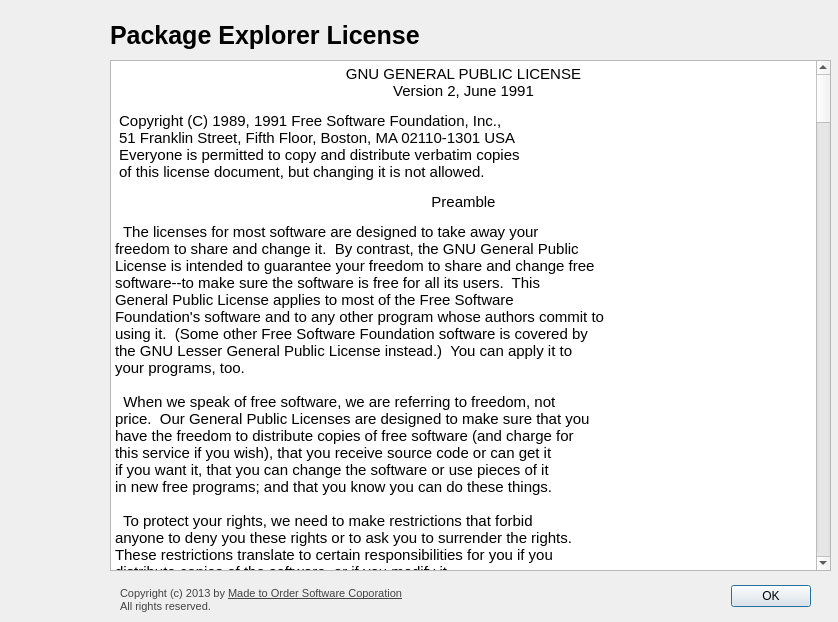
<?xml version="1.0" encoding="UTF-8"?>
<ui version="4.0">
 <class>LicenseBox</class>
 <widget class="QDialog" name="LicenseBox">
  <property name="geometry">
   <rect>
    <x>0</x>
    <y>0</y>
    <width>838</width>
    <height>622</height>
   </rect>
  </property>
  <property name="windowTitle">
   <string>Package Explorer License</string>
  </property>
  <property name="windowIcon">
   <iconset>
    <normaloff>icons/m2osw_logo.ico</normaloff>icons/m2osw_logo.ico</iconset>
  </property>
  <widget class="QDialogButtonBox" name="buttonBox">
   <property name="geometry">
    <rect>
     <x>710</x>
     <y>580</y>
     <width>101</width>
     <height>32</height>
    </rect>
   </property>
   <property name="orientation">
    <enum>Qt::Horizontal</enum>
   </property>
   <property name="standardButtons">
    <set>QDialogButtonBox::Ok</set>
   </property>
  </widget>
  <widget class="QTextBrowser" name="textBrowser">
   <property name="geometry">
    <rect>
     <x>110</x>
     <y>60</y>
     <width>721</width>
     <height>511</height>
    </rect>
   </property>
   <property name="html">
    <string>&lt;!DOCTYPE HTML PUBLIC &quot;-//W3C//DTD HTML 4.0//EN&quot; &quot;http://www.w3.org/TR/REC-html40/strict.dtd&quot;&gt;
&lt;html&gt;&lt;head&gt;&lt;meta name=&quot;qrichtext&quot; content=&quot;1&quot; /&gt;&lt;style type=&quot;text/css&quot;&gt;
p, li { white-space: pre-wrap; }
&lt;/style&gt;&lt;/head&gt;&lt;body style=&quot; font-family:'Ubuntu'; font-size:11pt; font-weight:400; font-style:normal;&quot;&gt;
&lt;p align=&quot;center&quot; style=&quot; margin-top:12px; margin-bottom:12px; margin-left:0px; margin-right:0px; -qt-block-indent:0; text-indent:0px;&quot;&gt;&lt;span style=&quot; font-family:'Courier New,courier';&quot;&gt;GNU GENERAL PUBLIC LICENSE&lt;br /&gt;Version 2, June 1991&lt;/span&gt;&lt;/p&gt;
&lt;p style=&quot; margin-top:12px; margin-bottom:12px; margin-left:0px; margin-right:0px; -qt-block-indent:0; text-indent:0px;&quot;&gt;&lt;span style=&quot; font-family:'Courier New,courier';&quot;&gt; Copyright (C) 1989, 1991 Free Software Foundation, Inc.,&lt;br /&gt; 51 Franklin Street, Fifth Floor, Boston, MA 02110-1301 USA&lt;br /&gt; Everyone is permitted to copy and distribute verbatim copies&lt;br /&gt; of this license document, but changing it is not allowed.&lt;/span&gt;&lt;/p&gt;
&lt;p align=&quot;center&quot; style=&quot; margin-top:12px; margin-bottom:12px; margin-left:0px; margin-right:0px; -qt-block-indent:0; text-indent:0px;&quot;&gt;&lt;span style=&quot; font-family:'Courier New,courier';&quot;&gt;Preamble&lt;/span&gt;&lt;/p&gt;
&lt;p style=&quot; margin-top:12px; margin-bottom:12px; margin-left:0px; margin-right:0px; -qt-block-indent:0; text-indent:0px;&quot;&gt;&lt;span style=&quot; font-family:'Courier New,courier';&quot;&gt;  The licenses for most software are designed to take away your&lt;br /&gt;freedom to share and change it.  By contrast, the GNU General Public&lt;br /&gt;License is intended to guarantee your freedom to share and change free&lt;br /&gt;software--to make sure the software is free for all its users.  This&lt;br /&gt;General Public License applies to most of the Free Software&lt;br /&gt;Foundation's software and to any other program whose authors commit to&lt;br /&gt;using it.  (Some other Free Software Foundation software is covered by&lt;br /&gt;the GNU Lesser General Public License instead.)  You can apply it to&lt;br /&gt;your programs, too.&lt;br /&gt;&lt;br /&gt;  When we speak of free software, we are referring to freedom, not&lt;br /&gt;price.  Our General Public Licenses are designed to make sure that you&lt;br /&gt;have the freedom to distribute copies of free software (and charge for&lt;br /&gt;this service if you wish), that you receive source code or can get it&lt;br /&gt;if you want it, that you can change the software or use pieces of it&lt;br /&gt;in new free programs; and that you know you can do these things.&lt;br /&gt;&lt;br /&gt;  To protect your rights, we need to make restrictions that forbid&lt;br /&gt;anyone to deny you these rights or to ask you to surrender the rights.&lt;br /&gt;These restrictions translate to certain responsibilities for you if you&lt;br /&gt;distribute copies of the software, or if you modify it.&lt;br /&gt;&lt;br /&gt;  For example, if you distribute copies of such a program, whether&lt;br /&gt;gratis or for a fee, you must give the recipients all the rights that&lt;br /&gt;you have.  You must make sure that they, too, receive or can get the&lt;br /&gt;source code.  And you must show them these terms so they know their&lt;br /&gt;rights.&lt;br /&gt;&lt;br /&gt;  We protect your rights with two steps: (1) copyright the software, and&lt;br /&gt;(2) offer you this license which gives you legal permission to copy,&lt;br /&gt;distribute and/or modify the software.&lt;br /&gt;&lt;br /&gt;  Also, for each author's protection and ours, we want to make certain&lt;br /&gt;that everyone understands that there is no warranty for this free&lt;br /&gt;software.  If the software is modified by someone else and passed on, we&lt;br /&gt;want its recipients to know that what they have is not the original, so&lt;br /&gt;that any problems introduced by others will not reflect on the original&lt;br /&gt;authors' reputations.&lt;br /&gt;&lt;br /&gt;  Finally, any free program is threatened constantly by software&lt;br /&gt;patents.  We wish to avoid the danger that redistributors of a free&lt;br /&gt;program will individually obtain patent licenses, in effect making the&lt;br /&gt;program proprietary.  To prevent this, we have made it clear that any&lt;br /&gt;patent must be licensed for everyone's free use or not licensed at all.&lt;br /&gt;&lt;br /&gt;  The precise terms and conditions for copying, distribution and&lt;br /&gt;modification follow.&lt;/span&gt;&lt;/p&gt;
&lt;p align=&quot;center&quot; style=&quot; margin-top:12px; margin-bottom:12px; margin-left:0px; margin-right:0px; -qt-block-indent:0; text-indent:0px;&quot;&gt;&lt;span style=&quot; font-family:'Courier New,courier';&quot;&gt;GNU GENERAL PUBLIC LICENSE&lt;br /&gt;TERMS AND CONDITIONS FOR COPYING, DISTRIBUTION AND MODIFICATION&lt;/span&gt;&lt;/p&gt;
&lt;p style=&quot; margin-top:12px; margin-bottom:12px; margin-left:0px; margin-right:0px; -qt-block-indent:0; text-indent:0px;&quot;&gt;&lt;span style=&quot; font-family:'Courier New,courier';&quot;&gt;  0. This License applies to any program or other work which contains&lt;br /&gt;a notice placed by the copyright holder saying it may be distributed&lt;br /&gt;under the terms of this General Public License.  The &amp;quot;Program&amp;quot;, below,&lt;br /&gt;refers to any such program or work, and a &amp;quot;work based on the Program&amp;quot;&lt;br /&gt;means either the Program or any derivative work under copyright law:&lt;br /&gt;that is to say, a work containing the Program or a portion of it,&lt;br /&gt;either verbatim or with modifications and/or translated into another&lt;br /&gt;language.  (Hereinafter, translation is included without limitation in&lt;br /&gt;the term &amp;quot;modification&amp;quot;.)  Each licensee is addressed as &amp;quot;you&amp;quot;.&lt;br /&gt;&lt;br /&gt;Activities other than copying, distribution and modification are not&lt;br /&gt;covered by this License; they are outside its scope.  The act of&lt;br /&gt;running the Program is not restricted, and the output from the Program&lt;br /&gt;is covered only if its contents constitute a work based on the&lt;br /&gt;Program (independent of having been made by running the Program).&lt;br /&gt;Whether that is true depends on what the Program does.&lt;br /&gt;&lt;br /&gt;  1. You may copy and distribute verbatim copies of the Program's&lt;br /&gt;source code as you receive it, in any medium, provided that you&lt;br /&gt;conspicuously and appropriately publish on each copy an appropriate&lt;br /&gt;copyright notice and disclaimer of warranty; keep intact all the&lt;br /&gt;notices that refer to this License and to the absence of any warranty;&lt;br /&gt;and give any other recipients of the Program a copy of this License&lt;br /&gt;along with the Program.&lt;br /&gt;&lt;br /&gt;You may charge a fee for the physical act of transferring a copy, and&lt;br /&gt;you may at your option offer warranty protection in exchange for a fee.&lt;br /&gt;&lt;br /&gt;  2. You may modify your copy or copies of the Program or any portion&lt;br /&gt;of it, thus forming a work based on the Program, and copy and&lt;br /&gt;distribute such modifications or work under the terms of Section 1&lt;br /&gt;above, provided that you also meet all of these conditions:&lt;br /&gt;&lt;br /&gt;    a) You must cause the modified files to carry prominent notices&lt;br /&gt;    stating that you changed the files and the date of any change.&lt;br /&gt;&lt;br /&gt;    b) You must cause any work that you distribute or publish, that in&lt;br /&gt;    whole or in part contains or is derived from the Program or any&lt;br /&gt;    part thereof, to be licensed as a whole at no charge to all third&lt;br /&gt;    parties under the terms of this License.&lt;br /&gt;&lt;br /&gt;    c) If the modified program normally reads commands interactively&lt;br /&gt;    when run, you must cause it, when started running for such&lt;br /&gt;    interactive use in the most ordinary way, to print or display an&lt;br /&gt;    announcement including an appropriate copyright notice and a&lt;br /&gt;    notice that there is no warranty (or else, saying that you provide&lt;br /&gt;    a warranty) and that users may redistribute the program under&lt;br /&gt;    these conditions, and telling the user how to view a copy of this&lt;br /&gt;    License.  (Exception: if the Program itself is interactive but&lt;br /&gt;    does not normally print such an announcement, your work based on&lt;br /&gt;    the Program is not required to print an announcement.)&lt;br /&gt;&lt;br /&gt;These requirements apply to the modified work as a whole.  If&lt;br /&gt;identifiable sections of that work are not derived from the Program,&lt;br /&gt;and can be reasonably considered independent and separate works in&lt;br /&gt;themselves, then this License, and its terms, do not apply to those&lt;br /&gt;sections when you distribute them as separate works.  But when you&lt;br /&gt;distribute the same sections as part of a whole which is a work based&lt;br /&gt;on the Program, the distribution of the whole must be on the terms of&lt;br /&gt;this License, whose permissions for other licensees extend to the&lt;br /&gt;entire whole, and thus to each and every part regardless of who wrote it.&lt;br /&gt;&lt;br /&gt;Thus, it is not the intent of this section to claim rights or contest&lt;br /&gt;your rights to work written entirely by you; rather, the intent is to&lt;br /&gt;exercise the right to control the distribution of derivative or&lt;br /&gt;collective works based on the Program.&lt;br /&gt;&lt;br /&gt;In addition, mere aggregation of another work not based on the Program&lt;br /&gt;with the Program (or with a work based on the Program) on a volume of&lt;br /&gt;a storage or distribution medium does not bring the other work under&lt;br /&gt;the scope of this License.&lt;br /&gt;&lt;br /&gt;  3. You may copy and distribute the Program (or a work based on it,&lt;br /&gt;under Section 2) in object code or executable form under the terms of&lt;br /&gt;Sections 1 and 2 above provided that you also do one of the following:&lt;br /&gt;&lt;br /&gt;    a) Accompany it with the complete corresponding machine-readable&lt;br /&gt;    source code, which must be distributed under the terms of Sections&lt;br /&gt;    1 and 2 above on a medium customarily used for software interchange; or,&lt;br /&gt;&lt;br /&gt;    b) Accompany it with a written offer, valid for at least three&lt;br /&gt;    years, to give any third party, for a charge no more than your&lt;br /&gt;    cost of physically performing source distribution, a complete&lt;br /&gt;    machine-readable copy of the corresponding source code, to be&lt;br /&gt;    distributed under the terms of Sections 1 and 2 above on a medium&lt;br /&gt;    customarily used for software interchange; or,&lt;br /&gt;&lt;br /&gt;    c) Accompany it with the information you received as to the offer&lt;br /&gt;    to distribute corresponding source code.  (This alternative is&lt;br /&gt;    allowed only for noncommercial distribution and only if you&lt;br /&gt;    received the program in object code or executable form with such&lt;br /&gt;    an offer, in accord with Subsection b above.)&lt;br /&gt;&lt;br /&gt;The source code for a work means the preferred form of the work for&lt;br /&gt;making modifications to it.  For an executable work, complete source&lt;br /&gt;code means all the source code for all modules it contains, plus any&lt;br /&gt;associated interface definition files, plus the scripts used to&lt;br /&gt;control compilation and installation of the executable.  However, as a&lt;br /&gt;special exception, the source code distributed need not include&lt;br /&gt;anything that is normally distributed (in either source or binary&lt;br /&gt;form) with the major components (compiler, kernel, and so on) of the&lt;br /&gt;operating system on which the executable runs, unless that component&lt;br /&gt;itself accompanies the executable.&lt;br /&gt;&lt;br /&gt;If distribution of executable or object code is made by offering&lt;br /&gt;access to copy from a designated place, then offering equivalent&lt;br /&gt;access to copy the source code from the same place counts as&lt;br /&gt;distribution of the source code, even though third parties are not&lt;br /&gt;compelled to copy the source along with the object code.&lt;br /&gt;&lt;br /&gt;  4. You may not copy, modify, sublicense, or distribute the Program&lt;br /&gt;except as expressly provided under this License.  Any attempt&lt;br /&gt;otherwise to copy, modify, sublicense or distribute the Program is&lt;br /&gt;void, and will automatically terminate your rights under this License.&lt;br /&gt;However, parties who have received copies, or rights, from you under&lt;br /&gt;this License will not have their licenses terminated so long as such&lt;br /&gt;parties remain in full compliance.&lt;br /&gt;&lt;br /&gt;  5. You are not required to accept this License, since you have not&lt;br /&gt;signed it.  However, nothing else grants you permission to modify or&lt;br /&gt;distribute the Program or its derivative works.  These actions are&lt;br /&gt;prohibited by law if you do not accept this License.  Therefore, by&lt;br /&gt;modifying or distributing the Program (or any work based on the&lt;br /&gt;Program), you indicate your acceptance of this License to do so, and&lt;br /&gt;all its terms and conditions for copying, distributing or modifying&lt;br /&gt;the Program or works based on it.&lt;br /&gt;&lt;br /&gt;  6. Each time you redistribute the Program (or any work based on the&lt;br /&gt;Program), the recipient automatically receives a license from the&lt;br /&gt;original licensor to copy, distribute or modify the Program subject to&lt;br /&gt;these terms and conditions.  You may not impose any further&lt;br /&gt;restrictions on the recipients' exercise of the rights granted herein.&lt;br /&gt;You are not responsible for enforcing compliance by third parties to&lt;br /&gt;this License.&lt;br /&gt;&lt;br /&gt;  7. If, as a consequence of a court judgment or allegation of patent&lt;br /&gt;infringement or for any other reason (not limited to patent issues),&lt;br /&gt;conditions are imposed on you (whether by court order, agreement or&lt;br /&gt;otherwise) that contradict the conditions of this License, they do not&lt;br /&gt;excuse you from the conditions of this License.  If you cannot&lt;br /&gt;distribute so as to satisfy simultaneously your obligations under this&lt;br /&gt;License and any other pertinent obligations, then as a consequence you&lt;br /&gt;may not distribute the Program at all.  For example, if a patent&lt;br /&gt;license would not permit royalty-free redistribution of the Program by&lt;br /&gt;all those who receive copies directly or indirectly through you, then&lt;br /&gt;the only way you could satisfy both it and this License would be to&lt;br /&gt;refrain entirely from distribution of the Program.&lt;br /&gt;&lt;br /&gt;If any portion of this section is held invalid or unenforceable under&lt;br /&gt;any particular circumstance, the balance of the section is intended to&lt;br /&gt;apply and the section as a whole is intended to apply in other&lt;br /&gt;circumstances.&lt;br /&gt;&lt;br /&gt;It is not the purpose of this section to induce you to infringe any&lt;br /&gt;patents or other property right claims or to contest validity of any&lt;br /&gt;such claims; this section has the sole purpose of protecting the&lt;br /&gt;integrity of the free software distribution system, which is&lt;br /&gt;implemented by public license practices.  Many people have made&lt;br /&gt;generous contributions to the wide range of software distributed&lt;br /&gt;through that system in reliance on consistent application of that&lt;br /&gt;system; it is up to the author/donor to decide if he or she is willing&lt;br /&gt;to distribute software through any other system and a licensee cannot&lt;br /&gt;impose that choice.&lt;br /&gt;&lt;br /&gt;This section is intended to make thoroughly clear what is believed to&lt;br /&gt;be a consequence of the rest of this License.&lt;br /&gt;&lt;br /&gt;  8. If the distribution and/or use of the Program is restricted in&lt;br /&gt;certain countries either by patents or by copyrighted interfaces, the&lt;br /&gt;original copyright holder who places the Program under this License&lt;br /&gt;may add an explicit geographical distribution limitation excluding&lt;br /&gt;those countries, so that distribution is permitted only in or among&lt;br /&gt;countries not thus excluded.  In such case, this License incorporates&lt;br /&gt;the limitation as if written in the body of this License.&lt;br /&gt;&lt;br /&gt;  9. The Free Software Foundation may publish revised and/or new versions&lt;br /&gt;of the General Public License from time to time.  Such new versions will&lt;br /&gt;be similar in spirit to the present version, but may differ in detail to&lt;br /&gt;address new problems or concerns.&lt;br /&gt;&lt;br /&gt;Each version is given a distinguishing version number.  If the Program&lt;br /&gt;specifies a version number of this License which applies to it and &amp;quot;any&lt;br /&gt;later version&amp;quot;, you have the option of following the terms and conditions&lt;br /&gt;either of that version or of any later version published by the Free&lt;br /&gt;Software Foundation.  If the Program does not specify a version number of&lt;br /&gt;this License, you may choose any version ever published by the Free Software&lt;br /&gt;Foundation.&lt;br /&gt;&lt;br /&gt;  10. If you wish to incorporate parts of the Program into other free&lt;br /&gt;programs whose distribution conditions are different, write to the author&lt;br /&gt;to ask for permission.  For software which is copyrighted by the Free&lt;br /&gt;Software Foundation, write to the Free Software Foundation; we sometimes&lt;br /&gt;make exceptions for this.  Our decision will be guided by the two goals&lt;br /&gt;of preserving the free status of all derivatives of our free software and&lt;br /&gt;of promoting the sharing and reuse of software generally.&lt;/span&gt;&lt;/p&gt;
&lt;p align=&quot;center&quot; style=&quot; margin-top:12px; margin-bottom:12px; margin-left:0px; margin-right:0px; -qt-block-indent:0; text-indent:0px;&quot;&gt;&lt;span style=&quot; font-family:'Courier New,courier';&quot;&gt;NO WARRANTY&lt;/span&gt;&lt;/p&gt;
&lt;p style=&quot; margin-top:12px; margin-bottom:12px; margin-left:0px; margin-right:0px; -qt-block-indent:0; text-indent:0px;&quot;&gt;&lt;span style=&quot; font-family:'Courier New,courier';&quot;&gt;  11. BECAUSE THE PROGRAM IS LICENSED FREE OF CHARGE, THERE IS NO WARRANTY&lt;br /&gt;FOR THE PROGRAM, TO THE EXTENT PERMITTED BY APPLICABLE LAW.  EXCEPT WHEN&lt;br /&gt;OTHERWISE STATED IN WRITING THE COPYRIGHT HOLDERS AND/OR OTHER PARTIES&lt;br /&gt;PROVIDE THE PROGRAM &amp;quot;AS IS&amp;quot; WITHOUT WARRANTY OF ANY KIND, EITHER EXPRESSED&lt;br /&gt;OR IMPLIED, INCLUDING, BUT NOT LIMITED TO, THE IMPLIED WARRANTIES OF&lt;br /&gt;MERCHANTABILITY AND FITNESS FOR A PARTICULAR PURPOSE.  THE ENTIRE RISK AS&lt;br /&gt;TO THE QUALITY AND PERFORMANCE OF THE PROGRAM IS WITH YOU.  SHOULD THE&lt;br /&gt;PROGRAM PROVE DEFECTIVE, YOU ASSUME THE COST OF ALL NECESSARY SERVICING,&lt;br /&gt;REPAIR OR CORRECTION.&lt;br /&gt;&lt;br /&gt;  12. IN NO EVENT UNLESS REQUIRED BY APPLICABLE LAW OR AGREED TO IN WRITING&lt;br /&gt;WILL ANY COPYRIGHT HOLDER, OR ANY OTHER PARTY WHO MAY MODIFY AND/OR&lt;br /&gt;REDISTRIBUTE THE PROGRAM AS PERMITTED ABOVE, BE LIABLE TO YOU FOR DAMAGES,&lt;br /&gt;INCLUDING ANY GENERAL, SPECIAL, INCIDENTAL OR CONSEQUENTIAL DAMAGES ARISING&lt;br /&gt;OUT OF THE USE OR INABILITY TO USE THE PROGRAM (INCLUDING BUT NOT LIMITED&lt;br /&gt;TO LOSS OF DATA OR DATA BEING RENDERED INACCURATE OR LOSSES SUSTAINED BY&lt;br /&gt;YOU OR THIRD PARTIES OR A FAILURE OF THE PROGRAM TO OPERATE WITH ANY OTHER&lt;br /&gt;PROGRAMS), EVEN IF SUCH HOLDER OR OTHER PARTY HAS BEEN ADVISED OF THE&lt;br /&gt;POSSIBILITY OF SUCH DAMAGES.&lt;/span&gt;&lt;/p&gt;
&lt;p align=&quot;center&quot; style=&quot; margin-top:12px; margin-bottom:12px; margin-left:0px; margin-right:0px; -qt-block-indent:0; text-indent:0px;&quot;&gt;&lt;span style=&quot; font-family:'Courier New,courier';&quot;&gt;END OF TERMS AND CONDITIONS&lt;/span&gt;&lt;/p&gt;
&lt;p align=&quot;center&quot; style=&quot; margin-top:12px; margin-bottom:12px; margin-left:0px; margin-right:0px; -qt-block-indent:0; text-indent:0px;&quot;&gt;&lt;span style=&quot; font-family:'Courier New,courier';&quot;&gt;How to Apply These Terms to Your New Programs&lt;/span&gt;&lt;/p&gt;
&lt;p style=&quot; margin-top:12px; margin-bottom:12px; margin-left:0px; margin-right:0px; -qt-block-indent:0; text-indent:0px;&quot;&gt;&lt;span style=&quot; font-family:'Courier New,courier';&quot;&gt;  If you develop a new program, and you want it to be of the greatest&lt;br /&gt;possible use to the public, the best way to achieve this is to make it&lt;br /&gt;free software which everyone can redistribute and change under these terms.&lt;br /&gt;&lt;br /&gt;  To do so, attach the following notices to the program.  It is safest&lt;br /&gt;to attach them to the start of each source file to most effectively&lt;br /&gt;convey the exclusion of warranty; and each file should have at least&lt;br /&gt;the &amp;quot;copyright&amp;quot; line and a pointer to where the full notice is found.&lt;br /&gt;&lt;br /&gt;    &amp;lt;one line to give the program's name and a brief idea of what it does.&amp;gt;&lt;br /&gt;    Copyright (C) &amp;lt;year&amp;gt;  &amp;lt;name of author&amp;gt;&lt;br /&gt;&lt;br /&gt;    This program is free software; you can redistribute it and/or modify&lt;br /&gt;    it under the terms of the GNU General Public License as published by&lt;br /&gt;    the Free Software Foundation; either version 2 of the License, or&lt;br /&gt;    (at your option) any later version.&lt;br /&gt;&lt;br /&gt;    This program is distributed in the hope that it will be useful,&lt;br /&gt;    but WITHOUT ANY WARRANTY; without even the implied warranty of&lt;br /&gt;    MERCHANTABILITY or FITNESS FOR A PARTICULAR PURPOSE.  See the&lt;br /&gt;    GNU General Public License for more details.&lt;br /&gt;&lt;br /&gt;    You should have received a copy of the GNU General Public License along&lt;br /&gt;    with this program; if not, write to the Free Software Foundation, Inc.,&lt;br /&gt;    51 Franklin Street, Fifth Floor, Boston, MA 02110-1301 USA.&lt;br /&gt;&lt;br /&gt;Also add information on how to contact you by electronic and paper mail.&lt;br /&gt;&lt;br /&gt;If the program is interactive, make it output a short notice like this&lt;br /&gt;when it starts in an interactive mode:&lt;br /&gt;&lt;br /&gt;    Gnomovision version 69, Copyright (C) year name of author&lt;br /&gt;    Gnomovision comes with ABSOLUTELY NO WARRANTY; for details type `show w'.&lt;br /&gt;    This is free software, and you are welcome to redistribute it&lt;br /&gt;    under certain conditions; type `show c' for details.&lt;br /&gt;&lt;br /&gt;The hypothetical commands `show w' and `show c' should show the appropriate&lt;br /&gt;parts of the General Public License.  Of course, the commands you use may&lt;br /&gt;be called something other than `show w' and `show c'; they could even be&lt;br /&gt;mouse-clicks or menu items--whatever suits your program.&lt;br /&gt;&lt;br /&gt;You should also get your employer (if you work as a programmer) or your&lt;br /&gt;school, if any, to sign a &amp;quot;copyright disclaimer&amp;quot; for the program, if&lt;br /&gt;necessary.  Here is a sample; alter the names:&lt;br /&gt;&lt;br /&gt;  Yoyodyne, Inc., hereby disclaims all copyright interest in the program&lt;br /&gt;  `Gnomovision' (which makes passes at compilers) written by James Hacker.&lt;br /&gt;&lt;br /&gt;  &amp;lt;signature of Ty Coon&amp;gt;, 1 April 1989&lt;br /&gt;  Ty Coon, President of Vice&lt;br /&gt;&lt;br /&gt;This General Public License does not permit incorporating your program into&lt;br /&gt;proprietary programs.  If your program is a subroutine library, you may&lt;br /&gt;consider it more useful to permit linking proprietary applications with the&lt;br /&gt;library.  If this is what you want to do, use the GNU Lesser General&lt;br /&gt;Public License instead of this License.&lt;/span&gt;&lt;/p&gt;&lt;/body&gt;&lt;/html&gt;</string>
   </property>
  </widget>
  <widget class="QLabel" name="LogoIcon">
   <property name="geometry">
    <rect>
     <x>20</x>
     <y>10</y>
     <width>81</width>
     <height>101</height>
    </rect>
   </property>
   <property name="text">
    <string/>
   </property>
   <property name="pixmap">
    <pixmap>:/icons/logo</pixmap>
   </property>
  </widget>
  <widget class="QLabel" name="LicenseBoxTitle">
   <property name="geometry">
    <rect>
     <x>110</x>
     <y>20</y>
     <width>321</width>
     <height>31</height>
    </rect>
   </property>
   <property name="font">
    <font>
     <pointsize>19</pointsize>
     <weight>75</weight>
     <bold>true</bold>
    </font>
   </property>
   <property name="text">
    <string>Package Explorer License</string>
   </property>
  </widget>
  <widget class="QLabel" name="copyrightNoice">
   <property name="geometry">
    <rect>
     <x>120</x>
     <y>580</y>
     <width>321</width>
     <height>41</height>
    </rect>
   </property>
   <property name="font">
    <font>
     <pointsize>8</pointsize>
     <weight>50</weight>
     <italic>false</italic>
     <bold>false</bold>
    </font>
   </property>
   <property name="text">
    <string>&lt;html&gt;&lt;head/&gt;&lt;body&gt;&lt;p&gt;&lt;span style=&quot; color:#444444;&quot;&gt;Copyright (c) 2013 by &lt;/span&gt;&lt;a href=&quot;http://www.m2osw.com/&quot;&gt;&lt;span style=&quot; text-decoration: underline; color:#444444;&quot;&gt;Made to Order Software Coporation&lt;br/&gt;&lt;/span&gt;&lt;/a&gt;&lt;span style=&quot; color:#444444;&quot;&gt;All rights reserved.&lt;/span&gt;&lt;/p&gt;&lt;/body&gt;&lt;/html&gt;</string>
   </property>
   <property name="textInteractionFlags">
    <set>Qt::TextBrowserInteraction</set>
   </property>
  </widget>
 </widget>
 <resources/>
 <connections>
  <connection>
   <sender>buttonBox</sender>
   <signal>accepted()</signal>
   <receiver>LicenseBox</receiver>
   <slot>accept()</slot>
   <hints>
    <hint type="sourcelabel">
     <x>248</x>
     <y>254</y>
    </hint>
    <hint type="destinationlabel">
     <x>157</x>
     <y>274</y>
    </hint>
   </hints>
  </connection>
  <connection>
   <sender>buttonBox</sender>
   <signal>rejected()</signal>
   <receiver>LicenseBox</receiver>
   <slot>reject()</slot>
   <hints>
    <hint type="sourcelabel">
     <x>316</x>
     <y>260</y>
    </hint>
    <hint type="destinationlabel">
     <x>286</x>
     <y>274</y>
    </hint>
   </hints>
  </connection>
 </connections>
</ui>
